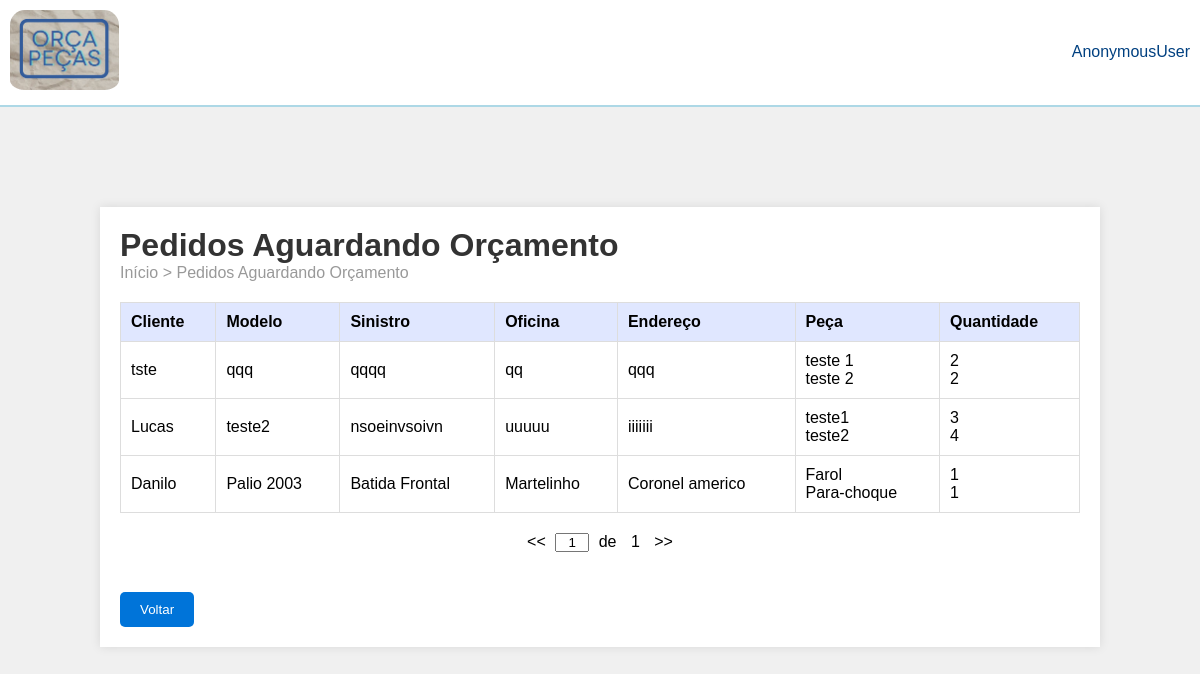
Page /orcamento_detalhes/ on the earlier database version.
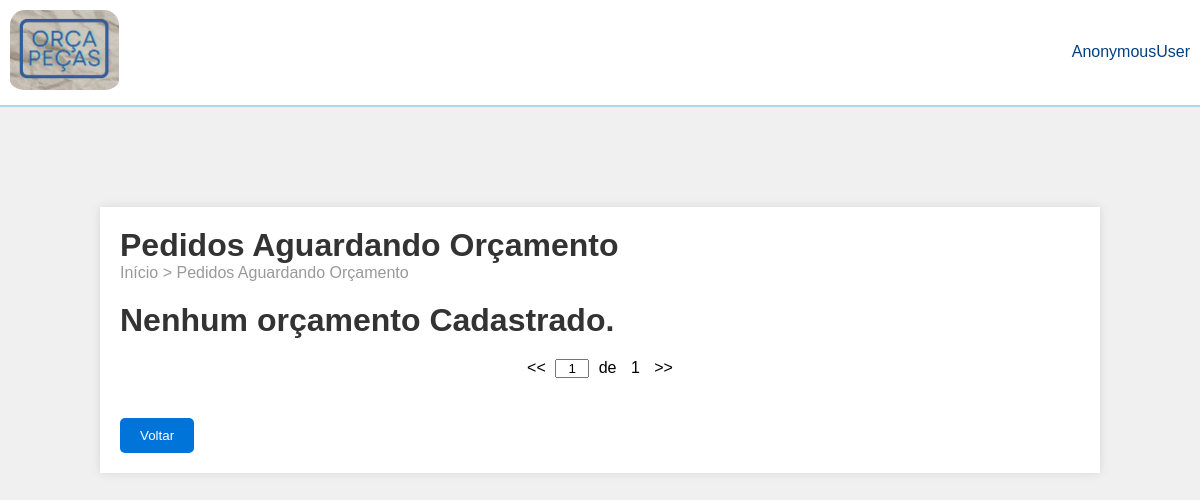
Same page on the later database version.
### orcaPecas/models.py (models this page shows, shortened)
class Orcamento(models.Model):
    criador = models.ForeignKey(User, on_delete=models.CASCADE)
    nome = models.CharField(max_length=100)
    modelo = models.CharField(max_length=100)
    placa = models.CharField(max_length=100)
    data_criacao = models.DateTimeField(auto_now_add=True)
    oficina_entrega_nome = models.CharField(max_length=100)
    oficina_entrega_endereco = models.TextField()
    status = models.CharField(max_length=27, default='Pendente')
    comentarios_cliente = models.TextField(blank=True, null=True)
    comentarios_fornecedor = models.TextField(blank=True, null=True)
    prazo_entrega = models.DateField(blank=True, null=True)
    valor_total = models.DecimalField(max_digits=10, decimal_places=2, blank=True, null=True)
    itens_orcamento = models.JSONField(default=list)

### orcaPecas/views.py (the view)
# urls.py: path('orcamento_detalhes/', views.exibir_orcamento, name='orcamento_detalhes'),
def exibir_orcamento(request):
    orcamentos = Orcamento.objects.filter(status='Pendente')
    return render(request, 'pages/orcamento_detalhes.html', {'orcamentos': orcamentos})

### orcaPecas/templates/pages/orcamento_detalhes.html (shortened to what this page needs)
{% load static %}
<!DOCTYPE html>
<html lang="en">
<head>
    <link rel="stylesheet" href="{% static 'css/style_orcamento.css' %}" />
</head>
<body>
  <header>
    <img src="{% static 'images/logoOrcaPecas.PNG' %}" alt="Logo" />
    <span class="user-name">{{ user }}</span>
  </header>
  <div class="container">
    <h1>Pedidos Aguardando Orçamento</h1>
    <div class="breadcrumb">Início > Pedidos Aguardando Orçamento</div>
    <div class="table-container">
    <table>
        {% if orcamentos %}
        <thead>
          <th>Cliente</th>
          <th>Modelo</th>
          <th>Sinistro</th>
          <th>Oficina</th>
          <th>Endereço</th>
          <th>Peça</th>
          <th>Quantidade</th>
        </thead>
        {% else %}
          <h1>Nenhum orçamento Cadastrado.</h1>
        {% endif %}
        <tbody>
            {% for orcamento in orcamentos %}
          <tr>
            <td>
                {{orcamento.nome}}
            </td>
            <td>{{orcamento.modelo}}</td>
            <td>{{orcamento.comentarios_cliente}}</td>
            <td>{{orcamento.oficina_entrega_nome}}</td>
            <td>{{orcamento.oficina_entrega_endereco}}</td>
             <td>
                    {% for item in orcamento.itens_orcamento %}
                        {{item.peca}}<br>
                    {% endfor %}
                </td>
             <td>
                    {% for item in orcamento.itens_orcamento %}
                        {{item.quantidade}}<br>
                    {% endfor %}
                </td>
          </tr>
          {% endfor %}
        </tbody>
      </table>
    </div>
    <div class="pagination">
        <span>&lt;&lt;</span>
        <input type="text" value="1">
        <span>de</span>
        <span>1</span>
        <span>&gt;&gt;</span>
    </div>
    <button
            type="button"
            class="btn-back"
            onclick="history.back(); return false;"
          >Voltar</button>
  </div>
</body>
</html>

Differences in the rows shown:
no longer on this page (row edited): Orcamento: nome "tste", modelo "qqq", comentarios_cliente "qqqq", oficina_entrega_nome "qq", oficina_entrega_endereco "qqq", peca "teste 1" "teste 2", quantidade "2" "2"
no longer on this page (row edited): Orcamento: nome "Lucas", modelo "teste2", comentarios_cliente "nsoeinvsoivn", oficina_entrega_nome "uuuuu", oficina_entrega_endereco "iiiiiii", peca "teste1" "teste2", quantidade "3" "4"
no longer on this page (row edited): Orcamento: nome "Danilo", modelo "Palio 2003", comentarios_cliente "Batida Frontal", oficina_entrega_nome "Martelinho", oficina_entrega_endereco "Coronel americo", peca "Farol" "Para-choque", quantidade "1" "1"
Other differences:
text no longer shown: "Cliente Modelo Sinistro Oficina Endereço Peça Quantidade"
text now shown: "Nenhum orçamento Cadastrado."
